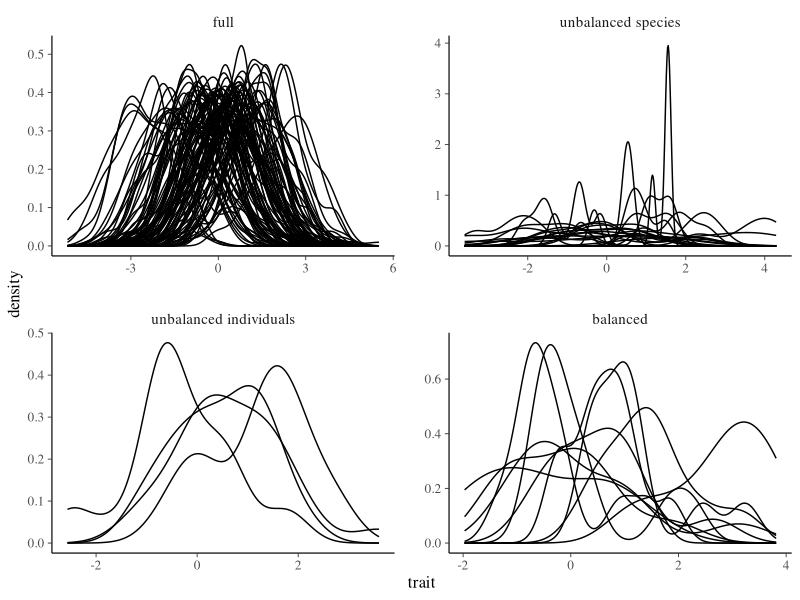
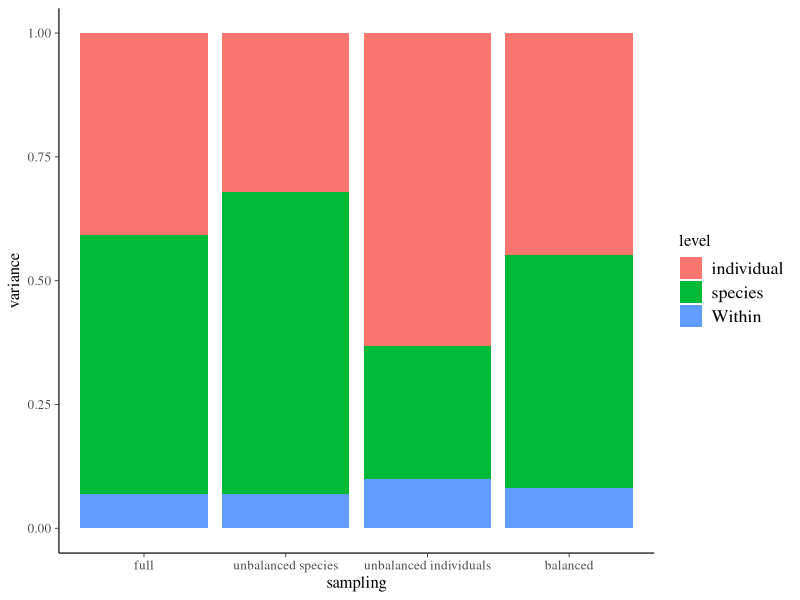
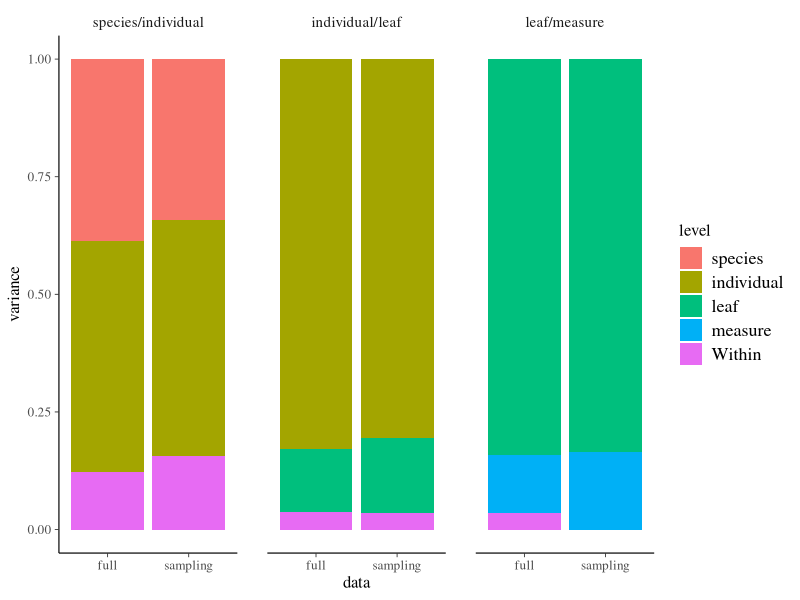

Here is the R script that generated these plots, in order:
## ---- chunk 1
rm(list = ls()) ; invisible(gc()) ; set.seed(42)
library(knitr)
library(kableExtra)
if(knitr:::is_html_output()) options(knitr.table.format = "html") 
if(knitr:::is_latex_output()) options(knitr.table.format = "latex") 
library(tidyverse)
theme_set(bayesplot::theme_default())
knitr::opts_chunk$set(
	echo = F,
	fig.height = 6,
	fig.width = 8,
	message = FALSE,
	warning = FALSE,
	cache = TRUE,
	cache.lazy = F
)
## ---- chunk 2
S <- 100
I <- 100
sigma_sp <- 1
sigma_ind <- 1
data <- data.frame(species = 1:S, trait = rnorm(S, 0, sigma_sp)) %>% 
  group_by(species) %>% 
  do(data.frame(individual = 1:I, trait = rnorm(I, .$trait, sigma_ind))) %>% 
  mutate_at(c("species", "individual"), as.factor)
subdata1 <- data %>% 
  filter(species %in% unique(data$species)[1:25]) %>% 
  group_by(species) %>% 
  sample_n(4) %>% 
  ungroup()
subdata2 <- data %>% 
  filter(species %in% unique(data$species)[1:4]) %>% 
  group_by(species) %>% 
  sample_n(25) %>% 
  ungroup()
subdata3 <- data %>% 
  filter(species %in% unique(data$species)[1:10]) %>% 
  group_by(species) %>% 
  sample_n(10) %>% 
  ungroup()
data <- list("full" = data, 
             "unbalanced species" = subdata1, 
             "unbalanced individuals" = subdata2, 
             "balanced" = subdata3) %>% 
  bind_rows(.id = "sampling") %>% 
  mutate(sampling = factor(sampling, levels = c("full", "unbalanced species",
                                                "unbalanced individuals", "balanced")))
## ---- chunk 3
ggplot(data, aes(trait, group = species)) +
  geom_density(alpha = 0.3) +
  facet_wrap(~ sampling, scales = "free")
## ---- chunk 4
fun <- function(data){
  var <- ape::varcomp(nlme::lme(trait ~ 1, random=~1|species/individual, data), 1)
  return(data.frame(level = names(var), variance = as.vector(var)))
}
# could you please explain line 82-84? 
data %>% 
  group_by(sampling) %>% 
  do(var = fun(.)) %>% 
  unnest(var) %>% 
  ggplot(aes(x = sampling, y = variance, fill = level)) +
  geom_bar(stat = "identity", position = "stack")
## ---- chunk 5
S <- 10
I <- 10
L <- 10
M <- 10
sigma_sp <- 6
sigma_ind <- 4
sigma_leaf <- 2
sigma_meas <- 1
data <- data.frame(species = 1:S, trait = rnorm(S, 0, sigma_sp)) %>% 
  group_by(species) %>% 
  do(data.frame(individual = 1:I, trait = rnorm(I, .$trait, sigma_ind))) %>% 
  group_by(species, individual) %>% 
  do(data.frame(leaf = 1:L, trait = rnorm(L, .$trait, sigma_leaf))) %>% 
  group_by(species, individual, leaf) %>% 
  do(data.frame(measure = 1:M, trait = rnorm(M, .$trait, sigma_meas))) %>% 
  ungroup() %>% 
  mutate_at(c("species", "individual", "leaf", "measure"), as.factor)
subdata <- bind_rows(
  # 10 sps & 10 inds
  data %>% 
    filter(leaf == 1) %>% 
    filter(measure == 1),
  # 10 inds & 10 leaves
  data %>% 
    filter(species == 1) %>% 
    filter(measure == 1),
  # 10 leaves & 10 measures
  data %>% 
    filter(species == 1) %>% 
    filter(individual == 1)
)
## ---- chunk 6
fun <- function(data){
  var1 <- ape::varcomp(nlme::lme(trait ~ 1, random=~1|species/individual, data), 1)
  var2 <- ape::varcomp(nlme::lme(trait ~ 1, random=~1|individual/leaf, 
                                 filter(data, species == 1)), 1)
  var3 <- ape::varcomp(nlme::lme(trait ~ 1, random=~1|leaf/measure, 
                                 filter(data, species == 1, individual == 1)), 1)
  lapply(list("species/individual" = var1,
              "individual/leaf" = var2, 
              "leaf/measure" = var3),
         function(var) 
           data.frame(level = names(var), variance = as.vector(var))) %>% 
    bind_rows(.id = "comparison") %>% 
    mutate(level = factor(level, levels = c("species", "individual", "leaf",
                                            "measure", "Within"))) %>% 
    mutate(comparison = factor(comparison, levels = c("species/individual", "individual/leaf",
                                                      "leaf/measure")))
}
lapply(list("full" = data, "sampling" = subdata), fun) %>% 
  bind_rows(.id = "data") %>% 
  ggplot(aes(x = data, y = variance, fill = level)) +
  geom_bar(stat = "identity", position = "stack") +
  facet_wrap(~ comparison)
